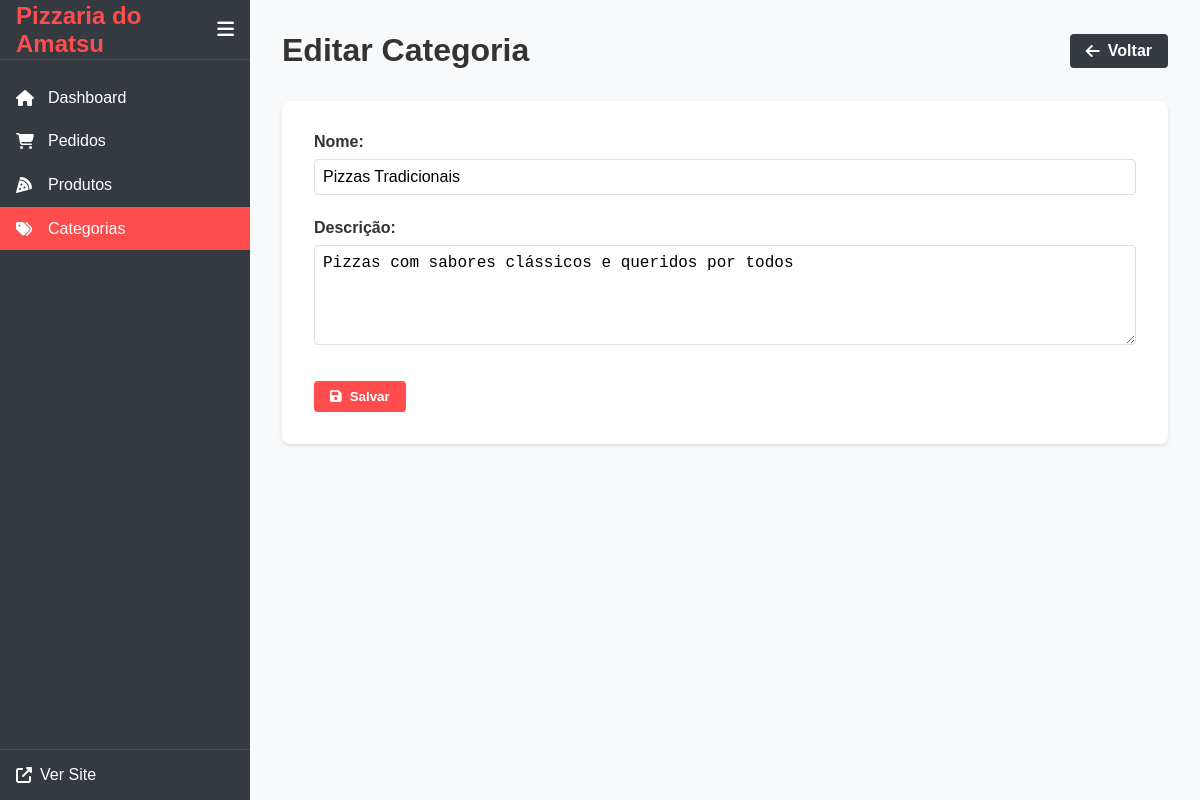
/admin/categorias/editar.php?id=1 (signed in), run on the app's committed database.
### tables this page shows
CREATE TABLE categorias (
    id INT AUTO_INCREMENT PRIMARY KEY,
    nome VARCHAR(50) NOT NULL UNIQUE,
    descricao TEXT,
    ordem INT DEFAULT 0,
    ativo BOOLEAN NOT NULL DEFAULT TRUE
);

### admin/categorias/editar.php (the view, shortened to what this page needs)
<?php
$categoria_id = (int) $_GET['id'];
try {
    $pdo = conectarDB();
    $stmt = $pdo->prepare("SELECT * FROM categorias WHERE id = ?");
    $stmt->execute([$categoria_id]);
    $categoria = $stmt->fetch(PDO::FETCH_ASSOC);
} catch (PDOException $e) {
    $erro = "Erro ao carregar categoria: " . $e->getMessage();
}
?>
<!DOCTYPE html>
<html lang="pt-BR">
<head>
    <link rel="stylesheet" href="../../assets/css/admin.css">
    <link rel="stylesheet" href="https://cdnjs.cloudflare.com/ajax/libs/font-awesome/6.5.1/css/all.min.css">
</head>
<body>
    <div class="admin-container">
        <?php include '../includes/sidebar.php'; ?>
        <main class="admin-content">
            <div class="admin-header">
                <h1>Editar Categoria</h1>
                <div class="header-actions">
                    <a href="listar.php" class="btn-secondary">
                        <i class="fas fa-arrow-left"></i> Voltar
                    </a>
                </div>
            </div>
            <div class="admin-form">
                <form method="POST">
                    <div class="form-group">
                        <label for="nome">Nome:</label>
                        <input type="text" id="nome" name="nome" value="<?php echo htmlspecialchars($categoria['nome']); ?>" required>
                    </div>
                    <div class="form-group">
                        <label for="descricao">Descrição:</label>
                        <textarea id="descricao" name="descricao" rows="4"><?php echo htmlspecialchars($categoria['descricao']); ?></textarea>
                    </div>
                    <div class="form-actions">
                        <button type="submit" class="btn-primary">
                            <i class="fas fa-save"></i> Salvar
                        </button>
                    </div>
                </form>
            </div>
        </main>
    </div>
</body>
</html>

### assets/css/admin.css (style rules this page uses)
:root { --primary-color: #ff4d4d; --secondary-color: #333; --success-color: #28a745; --warning-color: #ffc107; --danger-color: #dc3545; --info-color: #17a2b8; --light-gray: #f8f9fa; --dark-gray: #343a40; --white: #fff; --sidebar-width: 250px; --header-height: 60px; }
* { margin: 0; padding: 0; box-sizing: border-box; }
body { font-family: 'Arial', sans-serif; background-color: var(--light-gray); color: var(--secondary-color); }
.admin-container { display: flex; min-height: 100vh; }
.admin-content { flex: 1; margin-left: var(--sidebar-width); padding: 2rem; }
.admin-header { display: flex; justify-content: space-between; align-items: center; margin-bottom: 2rem; }
.header-actions { display: flex; gap: 1rem; }
.admin-form { background-color: var(--white); padding: 2rem; border-radius: 8px; box-shadow: 0 2px 4px rgba(0,0,0,0.1); }
.form-group { margin-bottom: 1.5rem; }
.form-group label { display: block; margin-bottom: 0.5rem; font-weight: 600; }
.form-group input[type="text"], .form-group input[type="email"], .form-group input[type="password"], .form-group input[type="number"], .form-group input[type="date"], .form-group select, .form-group textarea { width: 100%; padding: 0.5rem; border: 1px solid #ddd; border-radius: 4px; font-size: 1rem; }
.form-group textarea { resize: vertical; min-height: 100px; }
.form-actions { margin-top: 2rem; display: flex; gap: 1rem; }
.btn-primary, .btn-secondary, .btn-danger { display: inline-flex; align-items: center; gap: 0.5rem; padding: 0.5rem 1rem; border-radius: 4px; text-decoration: none; font-weight: 600; cursor: pointer; border: none; transition: all 0.3s ease; }
.btn-primary { background-color: var(--primary-color); color: var(--white); }
.btn-secondary { background-color: var(--dark-gray); color: var(--white); }

### data on the page
categorias: nome "Pizzas Tradicionais", descricao "Pizzas com sabores clássicos e queridos por todos"

### other printed values
SITE_NAME "Pizzaria do Amatsu"
